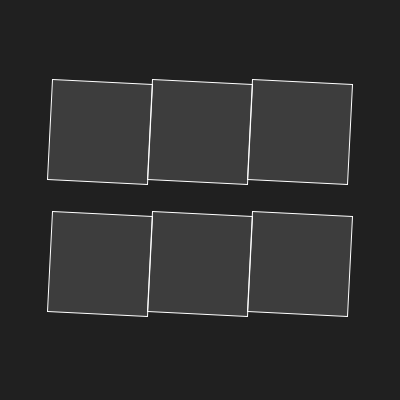
Frame 1 (no input)
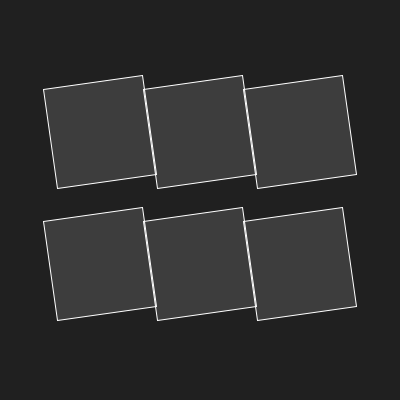
Frame 60 (the mouse pressed at the canvas centre just before this capture)
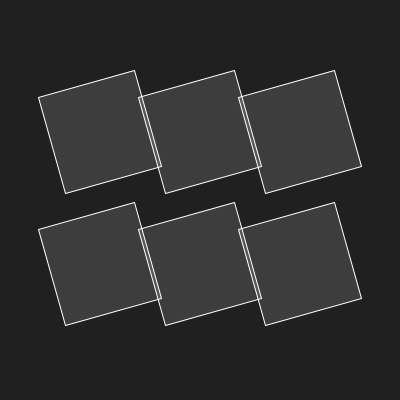
Frame 120 (the mouse held since frame 60 and released just before this capture)

The Processing sketch that drew these frames (run headless with seeded random() and noise(); from frame 60 on, the mouse is pressed at the canvas centre):

// Processing sketch: build
// ── build.pde
/* 

Título del sketch

José Vicente Araújo
http://dunadigital.com 
svcnt@dunadigital.com
junio 2015
Processing 2.2.1

*/


//VARIABLES GLOBALES
float rotation;

//SETUP
void setup() {
	size(400,400);
	background(#202020);
	noFill();
	stroke(255);
	rectMode(CENTER);
}

//LOOP
void draw() {
	background(#202020);
	fill(255,33);

	rotation = sin(frameCount*0.05)*QUARTER_PI;

	//Primera fila
	//Primer cuadrado
	pushMatrix();
	translate(width*0.25, height*0.33);
	rotate(frameCount*0.05);
	rect(0, 0, 100, 100);
	popMatrix();
	//Segundo cuadrado
	pushMatrix();
	translate(width*0.5, height*0.33);
	rotate(frameCount*0.05);
	rect(0, 0, 100, 100);
	popMatrix();
	//Tercer cuadrado
	pushMatrix();
	translate(width*0.75, height*0.33);
	rotate(frameCount*0.05);
	rect(0, 0, 100, 100);
	popMatrix();

	//Segunda fila
	for (int i = 1; i < 4; ++i) {
		pushMatrix();
		translate(width*(0.25*i), height*0.66);
		rotate(frameCount*0.05);
		rect(0, 0, 100, 100);
		popMatrix();
	}

}
